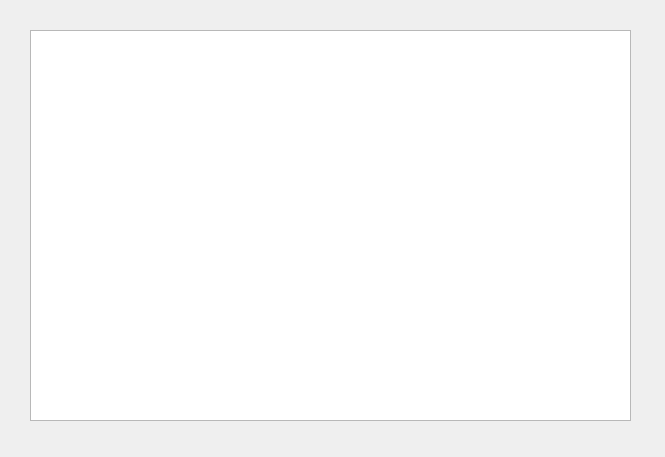
<?xml version="1.0" encoding="UTF-8"?>
<ui version="4.0">
 <class>Dialog</class>
 <widget class="QDialog" name="Dialog">
  <property name="geometry">
   <rect>
    <x>0</x>
    <y>0</y>
    <width>665</width>
    <height>457</height>
   </rect>
  </property>
  <property name="windowTitle">
   <string>Dialog</string>
  </property>
  <widget class="QGraphicsView" name="graphicsView">
   <property name="geometry">
    <rect>
     <x>30</x>
     <y>30</y>
     <width>601</width>
     <height>391</height>
    </rect>
   </property>
  </widget>
 </widget>
 <resources/>
 <connections/>
</ui>
